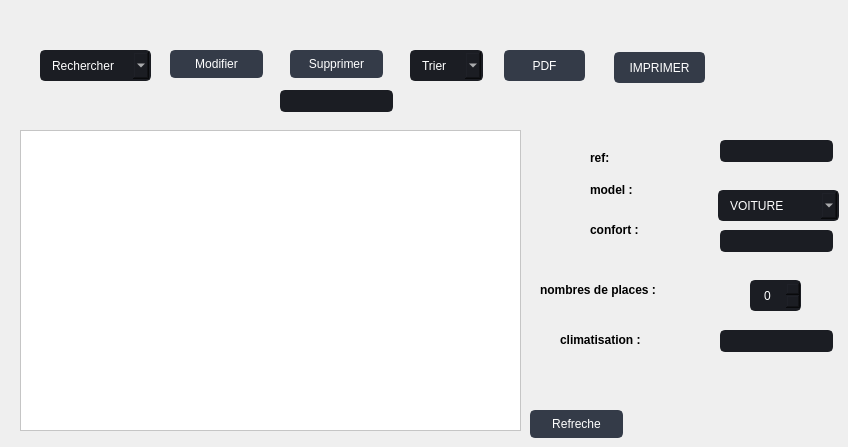
                       <widget class="QWidget" name="tab_10">
                        <attribute name="title">
                         <string>Afficher moyen</string>
                        </attribute>
                        <widget class="QTableView" name="tableView">
                         <property name="geometry">
                          <rect>
                           <x>20</x>
                           <y>130</y>
                           <width>501</width>
                           <height>301</height>
                          </rect>
                         </property>
                         <property name="styleSheet">
                          <string notr="true">background-color: rgb(255, 255, 255);</string>
                         </property>
                        </widget>
                        <widget class="QPushButton" name="pushButton_mod">
                         <property name="geometry">
                          <rect>
                           <x>170</x>
                           <y>50</y>
                           <width>93</width>
                           <height>28</height>
                          </rect>
                         </property>
                         <property name="styleSheet">
                          <string notr="true">QPushButton {
	color: rgb(255, 255, 255);
	border: 2px solid rgb(52, 59, 72);
	font: 9pt &quot;Segoe UI&quot;;
	border-radius: 5px;	
	background-color: rgb(52, 59, 72);
}
QPushButton:hover {
	background-color: rgb(57, 65, 80);
	border: 2px solid rgb(61, 70, 86);
	

	background-position: right center;
    background-repeat: no-repeat;
}
QPushButton:pressed {	
	background-color: rgb(35, 40, 49);
	border: 2px solid rgb(43, 50, 61);
}</string>
                         </property>
                         <property name="text">
                          <string>Modifier</string>
                         </property>
                        </widget>
                        <widget class="QPushButton" name="pushButton_supp">
                         <property name="geometry">
                          <rect>
                           <x>290</x>
                           <y>50</y>
                           <width>93</width>
                           <height>28</height>
                          </rect>
                         </property>
                         <property name="styleSheet">
                          <string notr="true">QPushButton {
	color: rgb(255, 255, 255);
	border: 2px solid rgb(52, 59, 72);
	font: 9pt &quot;Segoe UI&quot;;
	border-radius: 5px;	
	background-color: rgb(52, 59, 72);
}
QPushButton:hover {
	background-color: rgb(57, 65, 80);
	border: 2px solid rgb(61, 70, 86);
	

	background-position: right center;
    background-repeat: no-repeat;
}
QPushButton:pressed {	
	background-color: rgb(35, 40, 49);
	border: 2px solid rgb(43, 50, 61);
}</string>
                         </property>
                         <property name="text">
                          <string>Supprimer</string>
                         </property>
                        </widget>
                        <widget class="QLineEdit" name="lineEdit_sup">
                         <property name="geometry">
                          <rect>
                           <x>280</x>
                           <y>90</y>
                           <width>113</width>
                           <height>22</height>
                          </rect>
                         </property>
                         <property name="styleSheet">
                          <string notr="true">QLineEdit {
	background-color: rgb(27, 29, 35);
	border-radius: 5px;
	border: 2px solid rgb(27, 29, 35);
	padding-left: 10px;
}
QLineEdit:hover {
	border: 2px solid rgb(64, 71, 88);
}
QLineEdit:focus {
	border: 2px solid rgb(91, 101, 124);
}</string>
                         </property>
                        </widget>
                        <widget class="QLineEdit" name="lineEdit_ref_2">
                         <property name="geometry">
                          <rect>
                           <x>720</x>
                           <y>140</y>
                           <width>113</width>
                           <height>22</height>
                          </rect>
                         </property>
                         <property name="styleSheet">
                          <string notr="true">QLineEdit {
	background-color: rgb(27, 29, 35);
	border-radius: 5px;
	border: 2px solid rgb(27, 29, 35);
	padding-left: 10px;
}
QLineEdit:hover {
	border: 2px solid rgb(64, 71, 88);
}
QLineEdit:focus {
	border: 2px solid rgb(91, 101, 124);
}</string>
                         </property>
                        </widget>
                        <widget class="QLineEdit" name="lineEdi_confort_2">
                         <property name="geometry">
                          <rect>
                           <x>720</x>
                           <y>230</y>
                           <width>113</width>
                           <height>22</height>
                          </rect>
                         </property>
                         <property name="styleSheet">
                          <string notr="true">QLineEdit {
	background-color: rgb(27, 29, 35);
	border-radius: 5px;
	border: 2px solid rgb(27, 29, 35);
	padding-left: 10px;
}
QLineEdit:hover {
	border: 2px solid rgb(64, 71, 88);
}
QLineEdit:focus {
	border: 2px solid rgb(91, 101, 124);
}</string>
                         </property>
                        </widget>
                        <widget class="QSpinBox" name="spinBox_np_2">
                         <property name="geometry">
                          <rect>
                           <x>750</x>
                           <y>280</y>
                           <width>51</width>
                           <height>31</height>
                          </rect>
                         </property>
                         <property name="styleSheet">
                          <string notr="true">QSpinBox{
	background-color: rgb(27, 29, 35);
	border-radius: 5px;
	border: 2px solid rgb(27, 29, 35);
	padding: 5px;
	padding-left: 10px;
	color: rgb(255, 255, 255);
	font: 10pt &quot;Segoe UI&quot;;
}
QSpinBox:hover{
	border: 2px solid rgb(64, 71, 88);
}
QSpinBox QAbstractItemView {
	color: rgb(85, 170, 255);	
	background-color: rgb(27, 29, 35);
	padding: 10px;
	selection-background-color: rgb(39, 44, 54);
}</string>
                         </property>
                        </widget>
                        <widget class="QLineEdit" name="lineEdit_cli_2">
                         <property name="geometry">
                          <rect>
                           <x>720</x>
                           <y>330</y>
                           <width>113</width>
                           <height>22</height>
                          </rect>
                         </property>
                         <property name="styleSheet">
                          <string notr="true">QLineEdit {
	background-color: rgb(27, 29, 35);
	border-radius: 5px;
	border: 2px solid rgb(27, 29, 35);
	padding-left: 10px;
}
QLineEdit:hover {
	border: 2px solid rgb(64, 71, 88);
}
QLineEdit:focus {
	border: 2px solid rgb(91, 101, 124);
}</string>
                         </property>
                        </widget>
                        <widget class="QLabel" name="quantite_4">
                         <property name="geometry">
                          <rect>
                           <x>540</x>
                           <y>280</y>
                           <width>151</width>
                           <height>20</height>
                          </rect>
                         </property>
                         <property name="font">
                          <font>
                           <pointsize>9</pointsize>
                           <weight>75</weight>
                           <bold>true</bold>
                           <underline>false</underline>
                          </font>
                         </property>
                         <property name="styleSheet">
                          <string notr="true"/>
                         </property>
                         <property name="text">
                          <string>nombres de places :</string>
                         </property>
                        </widget>
                        <widget class="QLabel" name="nom_9">
                         <property name="geometry">
                          <rect>
                           <x>590</x>
                           <y>150</y>
                           <width>55</width>
                           <height>16</height>
                          </rect>
                         </property>
                         <property name="font">
                          <font>
                           <pointsize>9</pointsize>
                           <weight>75</weight>
                           <bold>true</bold>
                           <underline>false</underline>
                          </font>
                         </property>
                         <property name="text">
                          <string>ref:</string>
                         </property>
                        </widget>
                        <widget class="QLabel" name="reference_2">
                         <property name="geometry">
                          <rect>
                           <x>590</x>
                           <y>180</y>
                           <width>111</width>
                           <height>20</height>
                          </rect>
                         </property>
                         <property name="font">
                          <font>
                           <pointsize>9</pointsize>
                           <weight>75</weight>
                           <bold>true</bold>
                           <underline>false</underline>
                          </font>
                         </property>
                         <property name="text">
                          <string>model :</string>
                         </property>
                        </widget>
                        <widget class="QLabel" name="quantite_5">
                         <property name="geometry">
                          <rect>
                           <x>590</x>
                           <y>220</y>
                           <width>81</width>
                           <height>20</height>
                          </rect>
                         </property>
                         <property name="font">
                          <font>
                           <pointsize>9</pointsize>
                           <weight>75</weight>
                           <bold>true</bold>
                           <underline>false</underline>
                          </font>
                         </property>
                         <property name="styleSheet">
                          <string notr="true"/>
                         </property>
                         <property name="text">
                          <string>confort :</string>
                         </property>
                        </widget>
                        <widget class="QLabel" name="quantite_6">
                         <property name="geometry">
                          <rect>
                           <x>560</x>
                           <y>330</y>
                           <width>111</width>
                           <height>20</height>
                          </rect>
                         </property>
                         <property name="font">
                          <font>
                           <pointsize>9</pointsize>
                           <weight>75</weight>
                           <bold>true</bold>
                           <underline>false</underline>
                          </font>
                         </property>
                         <property name="styleSheet">
                          <string notr="true"/>
                         </property>
                         <property name="text">
                          <string>climatisation :</string>
                         </property>
                        </widget>
                        <widget class="QPushButton" name="Refreche">
                         <property name="geometry">
                          <rect>
                           <x>530</x>
                           <y>410</y>
                           <width>93</width>
                           <height>28</height>
                          </rect>
                         </property>
                         <property name="styleSheet">
                          <string notr="true">QPushButton {
	color: rgb(255, 255, 255);
	border: 2px solid rgb(52, 59, 72);
	font: 9pt &quot;Segoe UI&quot;;
	border-radius: 5px;	
	background-color: rgb(52, 59, 72);
}
QPushButton:hover {
	background-color: rgb(57, 65, 80);
	border: 2px solid rgb(61, 70, 86);
	

	background-position: right center;
    background-repeat: no-repeat;
}
QPushButton:pressed {	
	background-color: rgb(35, 40, 49);
	border: 2px solid rgb(43, 50, 61);
}</string>
                         </property>
                         <property name="text">
                          <string>Refreche</string>
                         </property>
                        </widget>
                        <widget class="QComboBox" name="comboBox_rechercher">
                         <property name="geometry">
                          <rect>
                           <x>40</x>
                           <y>50</y>
                           <width>111</width>
                           <height>31</height>
                          </rect>
                         </property>
                         <property name="styleSheet">
                          <string notr="true">QComboBox{
	background-color: rgb(27, 29, 35);
	border-radius: 5px;
	border: 2px solid rgb(27, 29, 35);
	padding: 5px;
	padding-left: 10px;
	color: rgb(255, 255, 255);
	font: 10pt &quot;Segoe UI&quot;;
}
QComboBox:hover{
	border: 2px solid rgb(64, 71, 88);
}
QComboBox QAbstractItemView {
	color: rgb(85, 170, 255);	
	background-color: rgb(27, 29, 35);
	padding: 10px;
	selection-background-color: rgb(39, 44, 54);
}</string>
                         </property>
                         <item>
                          <property name="text">
                           <string>Rechercher</string>
                          </property>
                         </item>
                         <item>
                          <property name="text">
                           <string>ref</string>
                          </property>
                         </item>
                         <item>
                          <property name="text">
                           <string>modele et confort</string>
                          </property>
                         </item>
                         <item>
                          <property name="text">
                           <string>modele et nombre_de_place et confort</string>
                          </property>
                         </item>
                        </widget>
                        <widget class="QComboBox" name="comboBox_trier">
                         <property name="geometry">
                          <rect>
                           <x>410</x>
                           <y>50</y>
                           <width>73</width>
                           <height>31</height>
                          </rect>
                         </property>
                         <property name="styleSheet">
                          <string notr="true">QComboBox{
	background-color: rgb(27, 29, 35);
	border-radius: 5px;
	border: 2px solid rgb(27, 29, 35);
	padding: 5px;
	padding-left: 10px;
	color: rgb(255, 255, 255);
	font: 10pt &quot;Segoe UI&quot;;
}
QComboBox:hover{
	border: 2px solid rgb(64, 71, 88);
}
QComboBox QAbstractItemView {
	color: rgb(85, 170, 255);	
	background-color: rgb(27, 29, 35);
	padding: 10px;
	selection-background-color: rgb(39, 44, 54);
}</string>
                         </property>
                         <item>
                          <property name="text">
                           <string>Trier </string>
                          </property>
                         </item>
                         <item>
                          <property name="text">
                           <string>ref</string>
                          </property>
                         </item>
                         <item>
                          <property name="text">
                           <string>modele</string>
                          </property>
                         </item>
                         <item>
                          <property name="text">
                           <string>modele et nombre de place </string>
                          </property>
                         </item>
                        </widget>
                        <widget class="QComboBox" name="comboBox_6">
                         <property name="geometry">
                          <rect>
                           <x>718</x>
                           <y>190</y>
                           <width>121</width>
                           <height>31</height>
                          </rect>
                         </property>
                         <property name="styleSheet">
                          <string notr="true">QComboBox{
	background-color: rgb(27, 29, 35);
	border-radius: 5px;
	border: 2px solid rgb(27, 29, 35);
	padding: 5px;
	padding-left: 10px;
	color: rgb(255, 255, 255);
	font: 10pt &quot;Segoe UI&quot;;
}
QComboBox:hover{
	border: 2px solid rgb(64, 71, 88);
}
QComboBox QAbstractItemView {
	color: rgb(85, 170, 255);	
	background-color: rgb(27, 29, 35);
	padding: 10px;
	selection-background-color: rgb(39, 44, 54);
}</string>
                         </property>
                         <item>
                          <property name="text">
                           <string>VOITURE</string>
                          </property>
                         </item>
                         <item>
                          <property name="text">
                           <string>BUS</string>
                          </property>
                         </item>
                        </widget>
                        <widget class="QPushButton" name="pushButton_PDF">
                         <property name="geometry">
                          <rect>
                           <x>504</x>
                           <y>50</y>
                           <width>81</width>
                           <height>31</height>
                          </rect>
                         </property>
                         <property name="styleSheet">
                          <string notr="true">QPushButton {
	color: rgb(255, 255, 255);
	border: 2px solid rgb(52, 59, 72);
	font: 9pt &quot;Segoe UI&quot;;
	border-radius: 5px;	
	background-color: rgb(52, 59, 72);
}
QPushButton:hover {
	background-color: rgb(57, 65, 80);
	border: 2px solid rgb(61, 70, 86);
	

	background-position: right center;
    background-repeat: no-repeat;
}
QPushButton:pressed {	
	background-color: rgb(35, 40, 49);
	border: 2px solid rgb(43, 50, 61);
}</string>
                         </property>
                         <property name="text">
                          <string>PDF</string>
                         </property>
                        </widget>
                        <widget class="QPushButton" name="pushButton_imprimer">
                         <property name="geometry">
                          <rect>
                           <x>614</x>
                           <y>52</y>
                           <width>91</width>
                           <height>31</height>
                          </rect>
                         </property>
                         <property name="styleSheet">
                          <string notr="true">QPushButton {
	color: rgb(255, 255, 255);
	border: 2px solid rgb(52, 59, 72);
	font: 9pt &quot;Segoe UI&quot;;
	border-radius: 5px;	
	background-color: rgb(52, 59, 72);
}
QPushButton:hover {
	background-color: rgb(57, 65, 80);
	border: 2px solid rgb(61, 70, 86);
	

	background-position: right center;
    background-repeat: no-repeat;
}
QPushButton:pressed {	
	background-color: rgb(35, 40, 49);
	border: 2px solid rgb(43, 50, 61);
}</string>
                         </property>
                         <property name="text">
                          <string>IMPRIMER</string>
                         </property>
                        </widget>
                       </widget>
